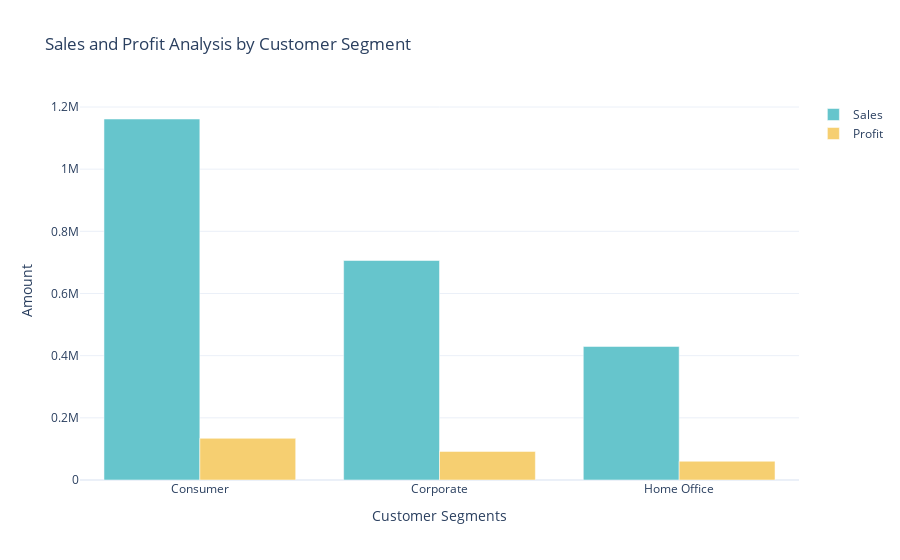

The notebook cell this image was saved under:
### Code cell
sales_profit_by_segment = data.groupby('Segment').agg({'Sales':'sum', 'Profit':'sum'}).reset_index()
color_palette = colors.qualitative.Pastel

fig = go.Figure()

fig.add_trace(go.Bar(
    x=sales_profit_by_segment['Segment'],
    y=sales_profit_by_segment['Sales'],
    name='Sales',
    marker_color=color_palette[0]
))

fig.add_trace(go.Bar(
    x=sales_profit_by_segment['Segment'],
    y=sales_profit_by_segment['Profit'],
    name='Profit',
    marker_color=color_palette[1]
))

fig.update_layout(
    title='Sales and Profit Analysis by Customer Segment',
    xaxis_title='Customer Segments',
    yaxis_title='Amount',
    barmode='group'
)

fig.show()

### Figure 1 — Plotly figure (JSON) as saved in the notebook; plotly's stock layout.template omitted (floating-point values rounded to 4 significant figures)
{"data": [{"marker": {"color": "rgb(102, 197, 204)"}, "name": "Sales", "type": "bar", "x": ["Consumer", "Corporate", "Home Office"], "y": [1161000.0, 706100.0, 429700.0]}, {"marker": {"color": "rgb(246, 207, 113)"}, "name": "Profit", "type": "bar", "x": ["Consumer", "Corporate", "Home Office"], "y": [134100.0, 91980.0, 60300.0]}], "layout": {"autosize": true, "barmode": "group", "title": {"text": "Sales and Profit Analysis by Customer Segment"}, "xaxis": {"autorange": true, "range": [-0.5, 2.5], "title": {"text": "Customer Segments"}, "type": "category"}, "yaxis": {"autorange": true, "range": [0, 1223000.0], "title": {"text": "Amount"}, "type": "linear"}}}
